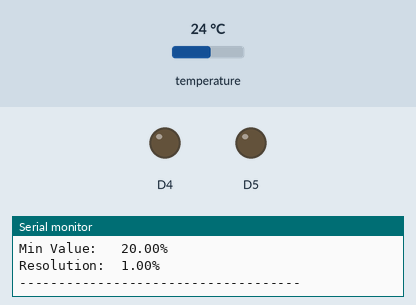
This sketch was run on a simulated ESP8266 (NodeMCU). Shown: output pins drawn as LEDs (lit = HIGH), the last lines printed to the serial monitor. The test bench sets the inputs (shaded band); at power-on: temperature 24 °C.

Above: at 1.5 s.
1.6 s: temperature set to 28 °C
At 2.9 s:
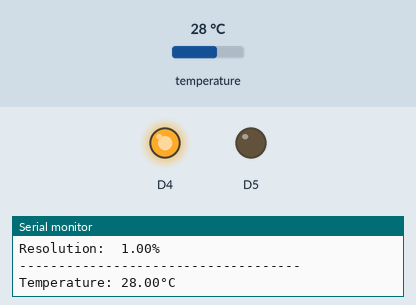
4.6 s: temperature set to 12 °C
At 7.3 s:
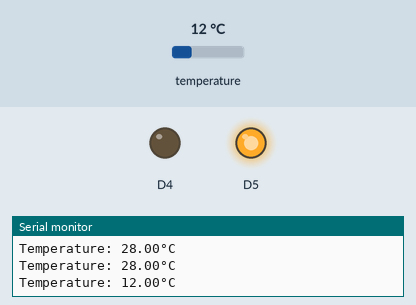
7.8 s: temperature set to 33 °C
At 8.9 s:
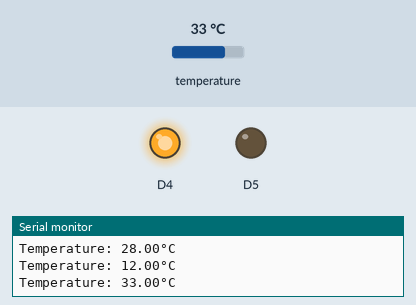
10.8 s: temperature set to 19 °C
At 13.3 s:
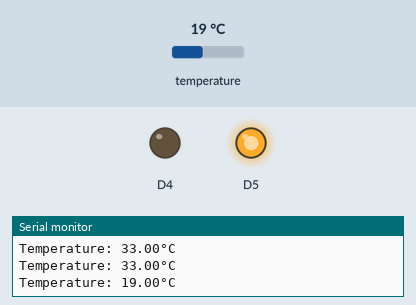
Timing chart, 0 to 14.8 s (numbered marks = the images above; inputs shaded):
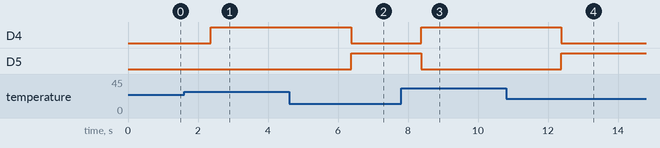

Measured:
- after the input at 1.6 s, D4: LOW → HIGH after 0.77 s; D5: stays LOW (without the input it goes to HIGH after 0.77 s)
- after the input at 4.6 s, D4: HIGH → LOW after 1.8 s; D5: LOW → HIGH after 1.8 s
- after the input at 7.8 s, D4: LOW → HIGH after 0.58 s; D5: HIGH → LOW after 0.58 s
- after the input at 10.8 s, D4: HIGH → LOW after 1.6 s; D5: LOW → HIGH after 1.6 s

The sketch:

Temperature_Alarm.ino
```cpp
// (licence header left out)
// REQUIRES the following Arduino libraries:
// - DHT Sensor Library: https://github.com/adafruit/DHT-sensor-library
// - Adafruit Unified Sensor Lib: https://github.com/adafruit/Adafruit_Sensor

#include <Adafruit_Sensor.h>
#include <DHT.h>
#include <DHT_U.h>

#define DHTPIN D6     // Digital pin connected to the DHT sensor
// Feather HUZZAH ESP8266 note: use pins 3, 4, 5, 12, 13 or 14 --
// Pin 15 can work but DHT must be disconnected during program upload.

// Uncomment the type of sensor in use:
#define DHTTYPE    DHT11     // DHT 11


// See guide for details on sensor wiring and usage:
//   https://learn.adafruit.com/dht/overview

DHT_Unified dht(DHTPIN, DHTTYPE);

uint32_t delayMS;

void setup() {
  pinMode(D4, OUTPUT);
  pinMode(D5, OUTPUT);
  Serial.begin(9600);
  // Initialize device.
  dht.begin();
  Serial.println(F("DHTxx Unified Sensor Example"));
  // Print temperature sensor details.
  sensor_t sensor;
  dht.temperature().getSensor(&sensor);
  Serial.println(F("------------------------------------"));
  Serial.println(F("Temperature Sensor"));
  Serial.print  (F("Sensor Type: ")); Serial.println(sensor.name);
  Serial.print  (F("Driver Ver:  ")); Serial.println(sensor.version);
  Serial.print  (F("Unique ID:   ")); Serial.println(sensor.sensor_id);
  Serial.print  (F("Max Value:   ")); Serial.print(sensor.max_value); Serial.println(F("°C"));
  Serial.print  (F("Min Value:   ")); Serial.print(sensor.min_value); Serial.println(F("°C"));
  Serial.print  (F("Resolution:  ")); Serial.print(sensor.resolution); Serial.println(F("°C"));
  Serial.println(F("------------------------------------"));
  // Print humidity sensor details.
  dht.humidity().getSensor(&sensor);
  Serial.println(F("Humidity Sensor"));
  Serial.print  (F("Sensor Type: ")); Serial.println(sensor.name);
  Serial.print  (F("Driver Ver:  ")); Serial.println(sensor.version);
  Serial.print  (F("Unique ID:   ")); Serial.println(sensor.sensor_id);
  Serial.print  (F("Max Value:   ")); Serial.print(sensor.max_value); Serial.println(F("%"));
  Serial.print  (F("Min Value:   ")); Serial.print(sensor.min_value); Serial.println(F("%"));
  Serial.print  (F("Resolution:  ")); Serial.print(sensor.resolution); Serial.println(F("%"));
  Serial.println(F("------------------------------------"));
  // Set delay between sensor readings based on sensor details.
  delayMS = sensor.min_delay / 1000;
}

void loop() {
  // Delay between measurements.
  delay(delayMS);
  // Get temperature event and print its value.
  sensors_event_t event;
  dht.temperature().getEvent(&event);
  if (isnan(event.temperature)) {
    Serial.println(F("Error reading temperature!"));
  }
  else {
    Serial.print(F("Temperature: "));
    Serial.print(event.temperature);
    Serial.println(F("°C"));

    if (event.temperature > 25) {
        digitalWrite(D4, HIGH);
      }
      else {
        digitalWrite(D4, LOW);
      }
    if (event.temperature < 25) {
        digitalWrite(D5, HIGH);
      }
      else {
        digitalWrite(D5, LOW);
      }
  }
}
```
